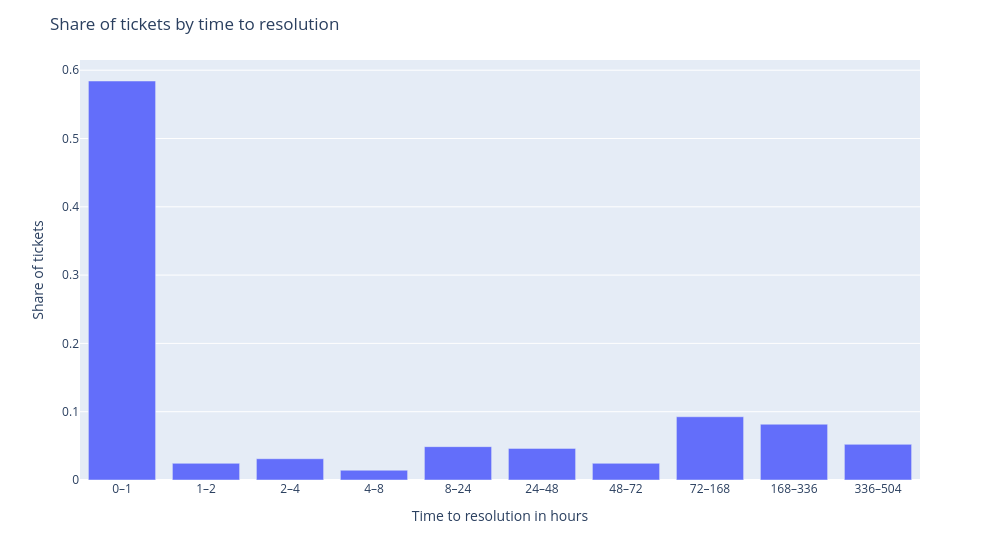

The notebook cell this image was saved under:
### Markdown cell above
## Time to resolution analysis

### Code cell
# plot time to resolution bin counts using plotly
# sort by midpoint of intervals/bins
result = (
    df[df["currentstatus_name"] == "Fertig"][["time_to_resolution_bin", "key"]]
    .groupby("time_to_resolution_bin")
    .count()
    .reset_index()
)
result["key"] = result["key"] / result["key"].sum()
fig = px.bar(result, x="time_to_resolution_bin", y="key")
# add x axis label

fig.update_layout(
    title="Share of tickets by time to resolution",
)
fig.update_xaxes(title_text="Time to resolution in hours")
# add y axis label
fig.update_yaxes(title_text="Share of tickets")
# set width of plot
fig.update_layout(width=1000)
fig.show()

### Figure 1 — Plotly figure (JSON) as saved in the notebook; plotly's stock layout.template omitted (floating-point values rounded to 4 significant figures)
{"data": [{"hovertemplate": "time_to_resolution_bin=%{x}<br>key=%{y}<extra></extra>", "legendgroup": "", "marker": {"color": "#636efa", "pattern": {"shape": ""}}, "name": "", "orientation": "v", "showlegend": false, "textposition": "auto", "type": "bar", "x": ["0–1", "1–2", "2–4", "4–8", "8–24", "24–48", "48–72", "72–168", "168–336", "336–504"], "xaxis": "x", "y": [0.5842, 0.02441, 0.03114, 0.01431, 0.04882, 0.0463, 0.02441, 0.09259, 0.08165, 0.05219], "yaxis": "y"}], "layout": {"barmode": "relative", "legend": {"tracegroupgap": 0}, "margin": {"t": 60}, "title": {"text": "Share of tickets by time to resolution"}, "width": 1000, "xaxis": {"anchor": "y", "domain": [0, 1], "title": {"text": "Time to resolution in hours"}}, "yaxis": {"anchor": "x", "domain": [0, 1], "title": {"text": "Share of tickets"}}}}
